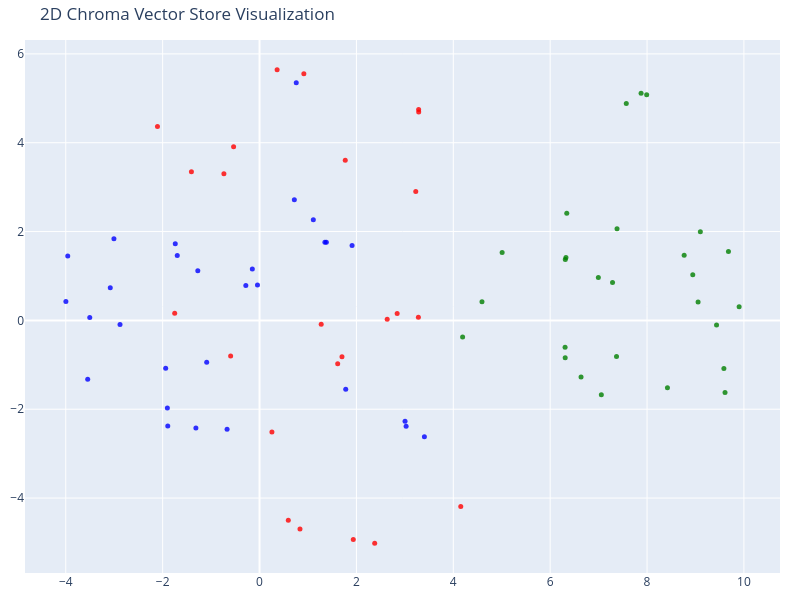

The code cell stored with this chart in its notebook:
### Code cell
tsne = TSNE(n_components=2, random_state=42)
reduced_vectors = tsne.fit_transform(vectors)

# Create the 2D scatter plot
fig = go.Figure(data=[go.Scatter(
    x=reduced_vectors[:, 0],
    y=reduced_vectors[:, 1],
    mode='markers',
    marker=dict(size=5, color=colors, opacity=0.8),
    text=[f"Type: {t}<br>Text: {d[:100]}..." for t, d in zip(doc_types, documents)],
    hoverinfo='text'
)])

fig.update_layout(title='2D Chroma Vector Store Visualization',
    scene=dict(xaxis_title='x',yaxis_title='y'),
    width=800,
    height=600,
    margin=dict(r=20, b=10, l=10, t=40)
)

fig.show()

### Figure 1 — Plotly figure (JSON) as saved in the notebook; plotly's stock layout.template omitted (floating-point values rounded to 4 significant figures)
{"data": [{"hoverinfo": "text", "marker": {"color": ["red", "red", "red", "red", "red", "red", "red", "red", "red", "red", "red", "red", "red", "red", "red", "red", "red", "red", "red", "red", "red", "red", "red", "red", "green", "green", "green", "green", "green", "green", "green", "green", "green", "green", "green", "green", "green", "green", "green", "green", "green", "green", "green", "green", "green", "green", "green", "green", "green", "green", "green", "blue", "blue", "blue", "blue", "blue", "blue", "blue", "blue", "blue", "blue", "blue", "blue", "blue", "blue", "blue", "blue", "blue", "blue", "blue", "blue", "blue", "blue", "blue", "blue", "blue", "blue", "blue", "blue", "blue"], "opacity": 0.8, "size": 5}, "mode": "markers", "text": ["Type: contracts<br>Text: Effective Date and Contract Duration\n\nThis contract is valid from November 15, 2023, and will last f...", "Type: contracts<br>Text: Parties to the Agreement\n\nThe contract involves two parties: Insurellm (Provider) and GreenField Hol...", "Type: contracts<br>Text: Scope of Services\n\nInsurellm will provide GreenField Holdings access to the Markellm platform for co...", "Type: contracts<br>Text: Compliance\n\nBoth parties must follow laws and regulations regarding information security and consume...", "Type: contracts<br>Text: Automatic Renewal\n\nThe contract auto-renews for one-year terms unless either party gives notice befo...", "Type: contracts<br>Text: Annual Review\n\nAfter renewal, both parties can review and negotiate contract terms, including pricin...", "Type: contracts<br>Text: AI-Powered Matching\n\nThe platform uses AI algorithms to connect GreenField Holdings with relevant in...", "Type: contracts<br>Text: Real-Time Quotes\n\nCustomers can get instant quotes from multiple insurance providers, making the dec...", "Type: contracts<br>Text: Customized Recommendations\n\nThe platform uses customizable consumer profiles to improve marketing st...", "Type: contracts<br>Text: Data Insights\n\nThe platform provides real-time analytics insights to help GreenField Holdings optimi...", "Type: contracts<br>Text: Customer Support Access\n\nGreenField Holdings can contact dedicated support for phone and email assis...", "Type: contracts<br>Text: Training and Resources\n\nInsurellm will provide training and resources for GreenField Holdings to use...", "Type: contracts<br>Text: Performance Reviews\n\nQuarterly reviews assess platform performance, customer acquisition, and market...", "Type: contracts<br>Text: Basic Listing Fee\n\nGreenField Holdings pays $199/month for a featured listing on the Markellm platfo...", "Type: contracts<br>Text: Performance-Based Pricing\n\nA $25 fee is charged for each acquired customer lead, reflecting the plat...", "Type: contracts<br>Text: Contract with GreenValley Insurance for Homellm\n\nInsurellm has contracted with GreenValley Insurance...", "Type: contracts<br>Text: Contract with Metropolitan Life Group for Lifellm\n\nThis is a contract agreement between Insurellm an...", "Type: contracts<br>Text: Contract with National Claims Network for Claimllm\n\nThis document outlines the contract between Insu...", "Type: contracts<br>Text: Contract with Roadway Insurance Inc. for Carllm\n\nThis contract outlines the terms of the relationshi...", "Type: contracts<br>Text: Contract with SafeHaven Property Insurance for Homellm\n\nThis agreement establishes SafeHaven Propert...", "Type: contracts<br>Text: Dedicated Success Team\n\nInsurellm commits to comprehensive Enterprise-level support for SafeHaven Pr...", "Type: contracts<br>Text: IoT Device Integration\n\nPremium discounts for IoT adoption (up to 20%).\n\n9. **IoT Device Integration...", "Type: contracts<br>Text: Analytics and Reporting\n\nAutomated reporting suite (daily, weekly, monthly, quarterly).\n\n7. **Analyt...", "Type: contracts<br>Text: Signatures\n\nThis agreement establishes SafeHaven Property Insurance as a leading enterprise partner ...", "Type: employees<br>Text: HR Record\n\nThis is the record of Alex Harper, an SDR at Insurellm, including their career progressio...", "Type: employees<br>Text: HR Record\n\nDocument containing personnel information for Alex Thomson, including career progression,...", "Type: employees<br>Text: Avery Lancaster\n\nAvery Lancaster is an accomplished entrepreneur and business leader who has demonst...", "Type: employees<br>Text: HR Record\n\nRecord of Carlos Rodriguez, Solutions Engineer\n\nHR Record # Carlos Rodriguez # Summary — ...", "Type: employees<br>Text: HR Record\n\nEmployee record for Emily Tran.\n\nHR Record\n\n# Emily Tran\n\n## Summary\n- Date of Birth: Mar...", "Type: employees<br>Text: Emily Tran’s Career Progression\n\nEmily Tran's career progression from Marketing Intern to Digital Ma...", "Type: employees<br>Text: Emily Tran’s Performance History\n\nEmily Tran's annual performance history.\n\n## Annual Performance Hi...", "Type: employees<br>Text: Emily Tran's Compensation\n\nEmily Tran's compensation history.\n\n## Compensation History\n- 2023:  \n- B...", "Type: employees<br>Text: Other HR Notes\n\nHR notes regarding Emily Tran's training, professional development goals, and hobbie...", "Type: employees<br>Text: Conclusion\n\nConclusion of the employee record for Emily Tran.\n\nEmily Tran continues to be a valuable...", "Type: employees<br>Text: HR Record\n\nSummary of Jessica Liu\\u2019s career and achievements\n\nHR Record\\n\\nJessica Liu\\n\\n# Summ...", "Type: employees<br>Text: Summary\n\nJessica Liu\\u2019s job title, location, and current salary\n\nSummary\\n\\n- Date of Birth: Apr...", "Type: employees<br>Text: HR Record\n\nA document detailing the career progression and compensation history of Maxine Thompson, ...", "Type: employees<br>Text: HR Record\n\nMichael O’Brien’s HR Record\n\nHR Record...", "Type: employees<br>Text: Michael O’Brien\n\nMichael O’Brien Summary\n\nMichael O’Brien...", "Type: employees<br>Text: Summary\n\nMichael O’Brien’s Summary\n\nDate of Birth: May 20, 1984\nJob Title: Account Executive\nLocatio...", "Type: employees<br>Text: Insurellm Career Progression\n\nInsurellm Career Progression Summary\n\nJanuary 2017 - Present: Account ...", "Type: employees<br>Text: Annual Performance History\n\nAnnual Performance History Summary\n\n2023: Rating: 3.4/5\n  Meets expectat...", "Type: employees<br>Text: Compensation History\n\nCompensation History Summary\n\n2023: Base Salary: $95,000 + Commission: $48,000...", "Type: employees<br>Text: Other HR Notes\n\nOther HR Notes Summary\n\nEducation: BA in Business from University of Illinois\nAwards...", "Type: employees<br>Text: HR Record\n\nOverview of Samuel Trenton\\u2019s HR record, including career progression, annual perform...", "Type: employees<br>Text: HR Record\n\nThis is a record of Sarah Williams' HR information.\n\n# HR Record\\n\\n# Sarah Williams\\n\\n#...", "Type: employees<br>Text: Summary\n\nDate of birth: November 3, 1994; Job title: UX Designer; Location: Remote (Portland, Oregon...", "Type: employees<br>Text: Insurellm Career Progression\n\nSarah Williams' career progression includes UX Designer, Junior UX Des...", "Type: employees<br>Text: Annual Performance History\n\n2023: Strong design contributions, 4.4/5 rating; 2022: Good first year a...", "Type: employees<br>Text: Compensation History\n\nSarah Williams' compensation history includes base salary and bonus amounts fo...", "Type: employees<br>Text: Other HR Notes\n\nSarah Williams' education includes BFA in Graphic Design from Rhode Island School of...", "Type: products<br>Text: Product Summary\n\nCarllm is an innovative auto insurance product developed by Insurellm that streamli...", "Type: products<br>Text: AI-Powered Risk Assessment\n\nCarllm analyzes driver behavior, vehicle conditions, and historical clai...", "Type: products<br>Text: Instant Quoting\n\nCarllm enables instant quotes and significantly reduces the time to generate quotes...", "Type: products<br>Text: Customizable Coverage Plans\n\nCarllm allows insurers to create flexible and tailored insurance packag...", "Type: products<br>Text: Pricing\n\nCarllm is offered under a subscription-based pricing model with three tiers\n\nCarllm is offe...", "Type: products<br>Text: Basic Tier\n\nThe Basic Tier is ideal for small insurance firms and provides access to core features a...", "Type: products<br>Text: Professional Tier\n\nThe Professional Tier is suitable for medium-sized companies and includes advance...", "Type: products<br>Text: Enterprise Tier\n\nThe Enterprise Tier is customized for large insurance firms and provides comprehens...", "Type: products<br>Text: 2025-2026 Roadmap\n\nThe roadmap outlines feature enhancements, customer experience improvements, glob...", "Type: products<br>Text: Q1 2025: Launch Feature Enhancements\n\nExpanded data integrations and enhanced fraud detection algori...", "Type: products<br>Text: Q2 2025: Customer Experience Improvements\n\nA new mobile app and telematics-based pricing will be int...", "Type: products<br>Text: Q3 2025: Global Expansion\n\nPilot programs for international insurance markets and collaboration with...", "Type: products<br>Text: Q4 2025: AI and Machine Learning Upgrades\n\nNext-gen machine learning models and customer insights da...", "Type: products<br>Text: 2026: Scaling and Partnerships\n\nPartnerships with automakers and the enhancement of the AI customer ...", "Type: products<br>Text: Conclusion\n\nCarllm is a transformative tool for the insurance industry that offers personalized auto...", "Type: products<br>Text: Product Summary\n\nThe document provides an overview of Claimllm, Insurellm's revolutionary claims pro...", "Type: products<br>Text: Features\n\nClaimllm offers various features, including intelligent FNOL processing, automated triage ...", "Type: products<br>Text: Pricing\n\nClaimllm offers flexible pricing models based on the number of claims processed annually.\n\n...", "Type: products<br>Text: Roadmap\n\nClaimllm's development roadmap includes key milestones and features for future releases.\n\nR...", "Type: products<br>Text: Product Summary\n\nHomellm is an innovative home insurance product that leverages AI technology to rev...", "Type: products<br>Text: Key Features\n\nHomellm's features empower insurers to provide personalized policies, minimizing risk ...", "Type: products<br>Text: Features\n\nThe features of Homellm include AI-Powered Risk Assessment, Dynamic Pricing Model, Instant...", "Type: products<br>Text: Pricing\n\nHomellm's pricing is structured based on the size of the insurance provider and the level o...", "Type: products<br>Text: Development Roadmap\n\nHomellm's development roadmap includes launch of version 1.0 in Q1 2024, introd...", "Type: products<br>Text: Product Summary\n\nMarkellm is an innovative two-sided marketplace connecting consumers and insurance ...", "Type: products<br>Text: Key Features\n\nAI-Powered Matching, User-Friendly Interface, Real-Time Quotes, Customized Recommendat...", "Type: products<br>Text: Pricing Structure\n\nFree Membership, Premium Features, Basic Listing Fee, and Performance-Based Prici...", "Type: products<br>Text: 2025-2026 Roadmap\n\nUpcoming Launches and Partnerships\n\n2025-2026 Roadmap\n\nQ1 2025:\n\n•  Launch a mobi...", "Type: products<br>Text: Vision\n\nSmarter, more efficient insurance solutions\n\nMarkellm is committed to improving the insuranc..."], "type": "scatter", "x": [0.5941, -1.406, -0.7355, 4.154, 0.835, 1.936, -1.751, -0.5966, 3.225, 3.284, -2.107, -0.5352, 2.377, 0.3631, 0.9149, 1.273, 1.702, 1.614, 0.2557, 2.635, 3.279, 1.77, 3.286, 2.841, 6.326, 6.312, 4.192, 7.38, 6.308, 6.31, 7.37, 8.421, 6.638, 7.056, 9.053, 9.435, 7.287, 7.572, 7.877, 7.992, 4.592, 5.008, 9.61, 6.343, 6.995, 8.944, 9.901, 8.766, 9.1, 9.586, 9.68, -1.903, -1.937, -1.091, -1.314, -0.6698, 3.026, 3.403, 3.004, -3.505, -3.006, -3.96, -3.547, -3.998, -2.88, -1.894, -1.274, -1.698, 1.78, -1.74, 1.349, 1.379, 1.11, 1.91, 0.7187, -0.1484, -0.283, 0.758, -3.081, -0.04225], "y": [-4.5, 3.348, 3.301, -4.193, -4.695, -4.93, 0.1588, -0.801, 2.904, 4.751, 4.363, 3.907, -5.017, 5.642, 5.554, -0.08576, -0.8213, -0.9776, -2.513, 0.025, 0.06999, 3.604, 4.69, 0.1524, 1.416, 1.372, -0.3765, 2.061, -0.6022, -0.8422, -0.811, -1.514, -1.274, -1.673, 0.4166, -0.1014, 0.8526, 4.882, 5.112, 5.081, 0.4221, 1.53, -1.625, 2.413, 0.9629, 1.028, 0.3071, 1.464, 1.996, -1.085, 1.553, -1.971, -1.077, -0.9404, -2.42, -2.453, -2.384, -2.62, -2.272, 0.06395, 1.84, 1.448, -1.325, 0.4251, -0.09113, -2.38, 1.118, 1.461, -1.55, 1.725, 1.762, 1.76, 2.264, 1.689, 2.713, 1.155, 0.7838, 5.348, 0.7339, 0.7984]}], "layout": {"height": 600, "margin": {"b": 10, "l": 10, "r": 20, "t": 40}, "scene": {"xaxis": {"title": {"text": "x"}}, "yaxis": {"title": {"text": "y"}}}, "title": {"text": "2D Chroma Vector Store Visualization"}, "width": 800}}
